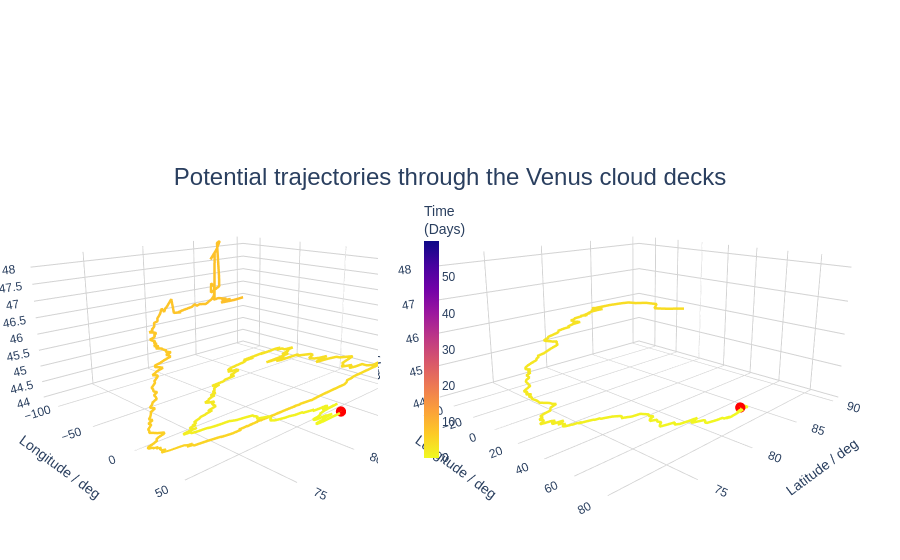

The notebook cell this image was saved under:
### Code cell
import xarray as xr
from visualisations import doubletraj
ds = xr.open_zarr('outputs/Test2.zarr')
doubletraj(ds)          # all trajectories on one 3-D plot

### Figure 1 — Plotly figure (JSON) as saved in the notebook; plotly's stock layout.template omitted (floating-point values rounded to 4 significant figures; data arrays with more than 128 entries replaced by an {"elided": "..."} marker saying what was removed)
{"data": [{"hoverinfo": "skip", "line": {"color": {"elided": "2879 float values"}, "colorscale": [[0, "#f0f921"], [0.1111, "#fdca26"], [0.2222, "#fb9f3a"], [0.3333, "#ed7953"], [0.4444, "#d8576b"], [0.5556, "#bd3786"], [0.6667, "#9c179e"], [0.7778, "#7201a8"], [0.8889, "#46039f"], [1, "#0d0887"]], "showscale": false, "width": 5}, "mode": "lines", "name": "Trajectory 7", "scene": "scene", "type": "scatter3d", "x": {"elided": "2879 float values"}, "y": {"elided": "2879 float values"}, "z": {"elided": "2879 float values"}}, {"hoverinfo": "skip", "marker": {"color": "red", "size": 6, "symbol": "circle"}, "mode": "markers", "scene": "scene", "showlegend": false, "type": "scatter3d", "x": [90.19], "y": [79.37], "z": [44.99]}, {"hoverinfo": "skip", "line": {"color": {"elided": "2879 float values"}, "colorbar": {"len": 0.6, "thickness": 15, "tickfont": {"size": 12}, "title": {"text": "Time<br>(Days)"}, "x": 0.46}, "colorscale": [[0, "#f0f921"], [0.1111, "#fdca26"], [0.2222, "#fb9f3a"], [0.3333, "#ed7953"], [0.4444, "#d8576b"], [0.5556, "#bd3786"], [0.6667, "#9c179e"], [0.7778, "#7201a8"], [0.8889, "#46039f"], [1, "#0d0887"]], "showscale": true, "width": 5}, "mode": "lines", "name": "Trajectory 8", "scene": "scene2", "type": "scatter3d", "x": {"elided": "2879 float values"}, "y": {"elided": "2879 float values"}, "z": {"elided": "2879 float values"}}, {"hoverinfo": "skip", "marker": {"color": "red", "size": 6, "symbol": "circle"}, "mode": "markers", "scene": "scene2", "showlegend": false, "type": "scatter3d", "x": [90.56], "y": [79.71], "z": [44.99]}], "layout": {"font": {"family": "Arial"}, "margin": {"b": 0, "l": 0, "r": 0, "t": 100}, "paper_bgcolor": "white", "plot_bgcolor": "white", "scene": {"aspectmode": "manual", "aspectratio": {"x": 1, "y": 1, "z": 0.5}, "bgcolor": "white", "camera": {"center": {"x": 0, "y": 0, "z": 0}, "eye": {"x": 1.3, "y": -1.3, "z": 0.5}, "up": {"x": 0, "y": 0, "z": 1}}, "domain": {"x": [0, 0.54], "y": [0, 1]}, "xaxis": {"backgroundcolor": "white", "gridcolor": "lightgrey", "title": {"text": "Longitude / deg"}}, "yaxis": {"backgroundcolor": "white", "gridcolor": "lightgrey", "title": {"text": "Latitude / deg"}}, "zaxis": {"backgroundcolor": "white", "gridcolor": "lightgrey", "range": [43.97, 48.29], "title": {"text": "Altitude / km"}}}, "scene2": {"aspectmode": "manual", "aspectratio": {"x": 1, "y": 1, "z": 0.5}, "bgcolor": "white", "camera": {"center": {"x": 0, "y": 0, "z": 0}, "eye": {"x": 1.3, "y": -1.3, "z": 0.5}, "up": {"x": 0, "y": 0, "z": 1}}, "domain": {"x": [0.42, 1], "y": [0, 1]}, "xaxis": {"backgroundcolor": "white", "gridcolor": "lightgrey", "title": {"text": "Longitude / deg"}}, "yaxis": {"backgroundcolor": "white", "gridcolor": "lightgrey", "title": {"text": "Latitude / deg"}}, "zaxis": {"backgroundcolor": "white", "gridcolor": "lightgrey", "range": [43.97, 48.29], "title": {"text": "Altitude / km"}}}, "showlegend": false, "title": {"font": {"family": "Arial", "size": 24}, "text": "Potential trajectories through the Venus cloud decks", "x": 0.5, "y": 0.7}}}
